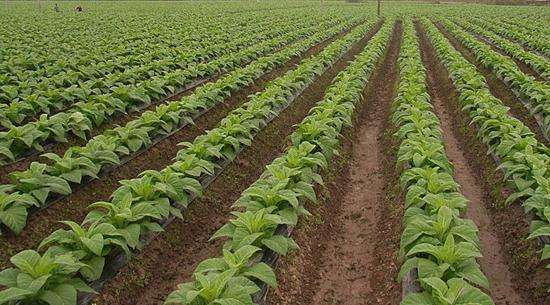
#> input picture PictureProcess/functions/visual/chuzao/1.jpg, 550 x 305 px, found by its file name
$ python '灰度化.py'
#> lines starting #> are read from the running program, lines starting #| are printed output that depends on the picture; after the words box and inside, x2 and y2 are one past the last pixel; in counts of white or black regions, pixels touching at a corner belong together
import cv2
import time
from PIL import Image, ImageEnhance
import numpy as np

clock1 = time.clock()

img = cv2.imread("1.jpg")
#> img is the input picture: shape (305, 550, 3); mean B, G, R 59.8, 106.5, 102.6
r,g,b = cv2.split(img)
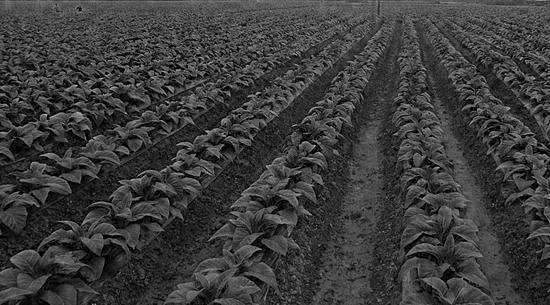
#> r: shape (305, 550); min 0, max 214, mean 59.8
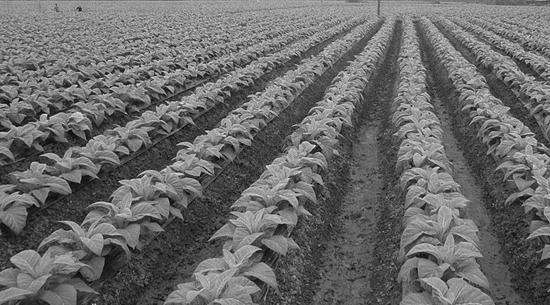
#> g: shape (305, 550); min 0, max 255, mean 106.5
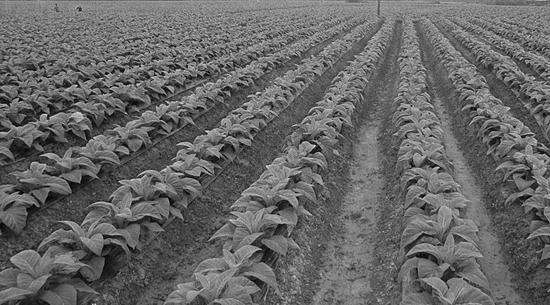
#> b: shape (305, 550); min 0, max 248, mean 102.6
ExG = 2 * g - r - b
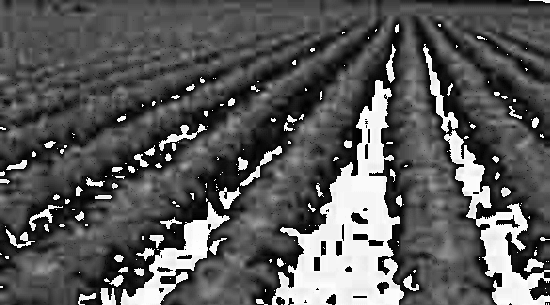
#> ExG: shape (305, 550); min 0, max 255, mean 89.8
retval, T = cv2.threshold(ExG, 0, 255, cv2.THRESH_OTSU)
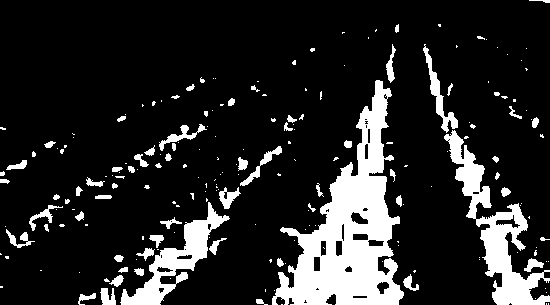
#> T: shape (305, 550); 15.4% white; 203 white regions (136 under 20 px), largest, box (x1, y1, x2, y2) and area: (272, 80, 404, 305) 12276, (444, 130, 550, 305) 4849, (120, 202, 230, 305) 2895
#> retval = 154
cv2.imwrite("2.jpg",T)

im = Image.open('2.jpg')
enhancer = ImageEnhance.Contrast(im)
im = enhancer.enhance(2)
data = im.getdata()
w, h = im.size
#> w = 550; h = 305
black_point = 0
for x in range(1, w - 1):
    for y in range(1, h - 1):
        mid_pixel = data[w * y + x]  # 中央像素点像素值
        if mid_pixel == 0:  # 找出上下左右四个方向像素点像素值
            top_pixel = data[w * (y - 1) + x]
            top_pixel_left = data[w * (y - 1) + x - 1]
            top_pixel_right = data[w * (y - 1) + x + 1]
            left_pixel = data[w * y + (x - 1)]
            down_pixel = data[w * (y + 1) + x]
            down_pixel_left = data[w * (y + 1) + x - 1]
            down_pixel_right = data[w * (y + 1) + x + 1]
            right_pixel = data[w * y + (x + 1)]

            if top_pixel == 255:
                black_point += 1
            if left_pixel == 255:
                black_point += 1
            if down_pixel == 255:
                black_point += 1
            if right_pixel == 255:
                black_point += 1
            if top_pixel_left == 255:
                black_point += 1
            if top_pixel_right == 255:
                black_point += 1
            if down_pixel_left == 255:
                black_point += 1
            if down_pixel_right == 255:
                black_point += 1
            if black_point >= 4:
                im.putpixel((x, y), 255)
            black_point = 0
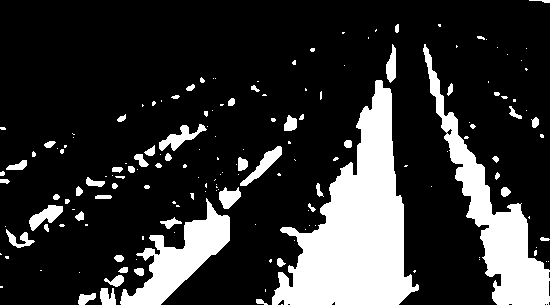
#> im: PIL image 550x305 L; 19.8% white; 165 white regions (102 under 20 px), largest, box (x1, y1, x2, y2) and area: (272, 80, 419, 305) 15746, (423, 44, 550, 305) 7462, (120, 198, 230, 305) 4354
img = cv2.cvtColor(np.asanyarray(im), cv2.COLOR_RGB2BGR)  # 转换为imread格式
w, h = img.shape[:2]
#> w = 305; h = 550
mask = np.zeros([w + 2, h + 2], np.uint8)
for x in range(0, 280):
    for y in range(0, 240):
        if data[w * x + y] == 255:
            cv2.floodFill(img, mask, (x, y), (0, 0, 0), (100, 100, 100), (50, 50, 50), cv2.FLOODFILL_FIXED_RANGE)
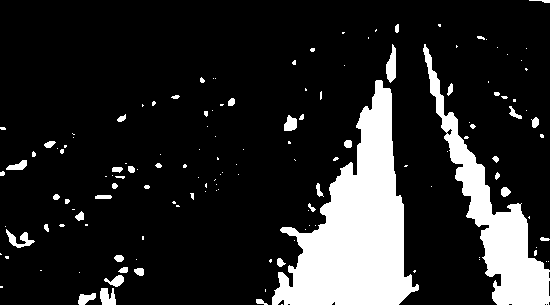
#> img: shape (305, 550, 3); 15.8% white; 142 white regions (94 under 20 px), largest, box (x1, y1, x2, y2) and area: (272, 80, 419, 305) 15746, (423, 44, 550, 305) 7462, (386, 44, 396, 83) 260
for x in range(360, 639):
    for y in range(0, 240):
#> (the run stopped early here; a loop or call above may not have finished)
